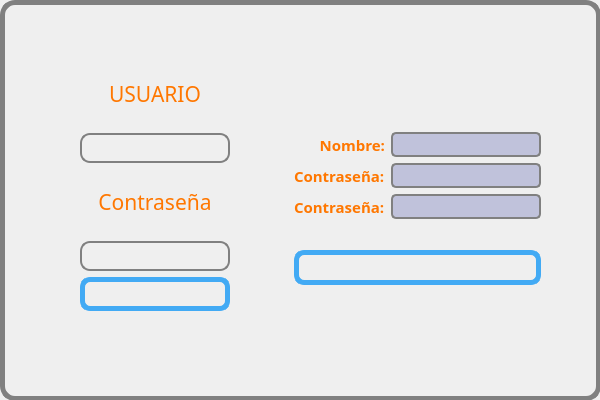
<?xml version="1.0" encoding="UTF-8"?>
<ui version="4.0">
 <class>usuario</class>
 <widget class="QWidget" name="usuario">
  <property name="enabled">
   <bool>true</bool>
  </property>
  <property name="geometry">
   <rect>
    <x>0</x>
    <y>0</y>
    <width>600</width>
    <height>400</height>
   </rect>
  </property>
  <property name="minimumSize">
   <size>
    <width>600</width>
    <height>400</height>
   </size>
  </property>
  <property name="maximumSize">
   <size>
    <width>600</width>
    <height>400</height>
   </size>
  </property>
  <property name="windowTitle">
   <string>Form</string>
  </property>
  <property name="accessibleDescription">
   <string/>
  </property>
  <property name="inputMethodHints">
   <set>Qt::ImhNone</set>
  </property>
  <widget class="QPushButton" name="salir">
   <property name="geometry">
    <rect>
     <x>567</x>
     <y>0</y>
     <width>34</width>
     <height>34</height>
    </rect>
   </property>
   <property name="font">
    <font>
     <family>Ravie</family>
     <pointsize>12</pointsize>
    </font>
   </property>
   <property name="styleSheet">
    <string notr="true">#salir
{
background-image: url(:/imagenes/cerrar1.png);
}

#salir:hover
{
background-image: url(:/imagenes/cerrar.png);

}</string>
   </property>
   <property name="text">
    <string/>
   </property>
   <property name="flat">
    <bool>true</bool>
   </property>
  </widget>
  <widget class="QWidget" name="layoutWidget">
   <property name="geometry">
    <rect>
     <x>80</x>
     <y>60</y>
     <width>461</width>
     <height>251</height>
    </rect>
   </property>
   <layout class="QHBoxLayout" name="horizontalLayout_2">
    <item>
     <layout class="QVBoxLayout" name="verticalLayout">
      <item>
       <widget class="QLabel" name="label">
        <property name="font">
         <font>
          <family>Showcard Gothic</family>
          <pointsize>16</pointsize>
         </font>
        </property>
        <property name="styleSheet">
         <string notr="true">#label{color: #ff7700;}
#label:hover{color:rgb(255, 255, 255);
}</string>
        </property>
        <property name="text">
         <string>USUARIO</string>
        </property>
        <property name="textFormat">
         <enum>Qt::PlainText</enum>
        </property>
        <property name="alignment">
         <set>Qt::AlignCenter</set>
        </property>
        <property name="margin">
         <number>2</number>
        </property>
       </widget>
      </item>
      <item>
       <widget class="QLineEdit" name="Nombreusuario">
        <property name="minimumSize">
         <size>
          <width>0</width>
          <height>30</height>
         </size>
        </property>
        <property name="styleSheet">
         <string notr="true">#Nombreusuario{
    border: 2px solid gray;
    border-radius: 10px;
    padding: 0 20px;
    background: transparent;
}

#Nombreusuario:hover{
	background : rgb(119, 212, 255);   
    border: 2px solid #c0c2db;
 
}

#Nombreusuario:selected{
	background : rgb(119, 212, 255);
}</string>
        </property>
        <property name="frame">
         <bool>false</bool>
        </property>
        <property name="alignment">
         <set>Qt::AlignCenter</set>
        </property>
        <property name="cursorMoveStyle">
         <enum>Qt::VisualMoveStyle</enum>
        </property>
       </widget>
      </item>
      <item>
       <widget class="QLabel" name="label_2">
        <property name="font">
         <font>
          <family>Showcard Gothic</family>
          <pointsize>16</pointsize>
         </font>
        </property>
        <property name="styleSheet">
         <string notr="true">#label_2{color: #ff7700;}
#label_2:hover{color:rgb(255, 255, 255);
}</string>
        </property>
        <property name="text">
         <string>Contraseña</string>
        </property>
        <property name="alignment">
         <set>Qt::AlignCenter</set>
        </property>
       </widget>
      </item>
      <item>
       <widget class="QLineEdit" name="contra">
        <property name="minimumSize">
         <size>
          <width>0</width>
          <height>30</height>
         </size>
        </property>
        <property name="styleSheet">
         <string notr="true">#contra{
    border: 2px solid gray;
    border-radius: 10px;
    padding: 0 20px;
    background: transparent;
}



#contra:hover{
	background : rgb(119, 212, 255);
    border: 2px #c0c2db
}</string>
        </property>
        <property name="inputMethodHints">
         <set>Qt::ImhHiddenText|Qt::ImhNoAutoUppercase|Qt::ImhNoPredictiveText|Qt::ImhSensitiveData</set>
        </property>
        <property name="frame">
         <bool>false</bool>
        </property>
        <property name="echoMode">
         <enum>QLineEdit::Password</enum>
        </property>
        <property name="alignment">
         <set>Qt::AlignCenter</set>
        </property>
       </widget>
      </item>
      <item>
       <widget class="QPushButton" name="login">
        <property name="minimumSize">
         <size>
          <width>135</width>
          <height>34</height>
         </size>
        </property>
        <property name="cursor">
         <cursorShape>PointingHandCursor</cursorShape>
        </property>
        <property name="mouseTracking">
         <bool>true</bool>
        </property>
        <property name="autoFillBackground">
         <bool>false</bool>
        </property>
        <property name="styleSheet">
         <string notr="true">#login{
background-image: url(:/imagenes/ingresar.png);
border:5px solid #42aaf4; border-radius: 10px;

}

#login:hover
{
 border:7px solid #5cfdff;
}</string>
        </property>
        <property name="inputMethodHints">
         <set>Qt::ImhNone</set>
        </property>
        <property name="text">
         <string/>
        </property>
        <property name="shortcut">
         <string notr="true"/>
        </property>
        <property name="flat">
         <bool>true</bool>
        </property>
       </widget>
      </item>
     </layout>
    </item>
    <item>
     <spacer name="horizontalSpacer_2">
      <property name="orientation">
       <enum>Qt::Horizontal</enum>
      </property>
      <property name="sizeHint" stdset="0">
       <size>
        <width>40</width>
        <height>20</height>
       </size>
      </property>
     </spacer>
    </item>
    <item>
     <layout class="QVBoxLayout" name="verticalLayout_5">
      <item>
       <spacer name="verticalSpacer">
        <property name="orientation">
         <enum>Qt::Vertical</enum>
        </property>
        <property name="sizeHint" stdset="0">
         <size>
          <width>20</width>
          <height>40</height>
         </size>
        </property>
       </spacer>
      </item>
      <item>
       <layout class="QVBoxLayout" name="verticalLayout_4">
        <item>
         <widget class="QLabel" name="label_3">
          <property name="minimumSize">
           <size>
            <width>0</width>
            <height>40</height>
           </size>
          </property>
          <property name="styleSheet">
           <string notr="true">background-image: url(:/imagenes/crea tu cuenta.png);
  border-radius: 15px;</string>
          </property>
          <property name="text">
           <string/>
          </property>
         </widget>
        </item>
        <item>
         <layout class="QHBoxLayout" name="horizontalLayout">
          <item>
           <layout class="QVBoxLayout" name="verticalLayout_2">
            <item>
             <widget class="QLabel" name="label_4">
              <property name="font">
               <font>
                <family>Source Code Pro</family>
                <pointsize>11</pointsize>
                <weight>75</weight>
                <bold>true</bold>
               </font>
              </property>
              <property name="styleSheet">
               <string notr="true">#label_4{color: #ff7700;}
#label_4:hover{color:rgb(255, 255, 255);
}</string>
              </property>
              <property name="text">
               <string>Nombre:</string>
              </property>
              <property name="alignment">
               <set>Qt::AlignRight|Qt::AlignTrailing|Qt::AlignVCenter</set>
              </property>
             </widget>
            </item>
            <item>
             <widget class="QLabel" name="label_5">
              <property name="font">
               <font>
                <family>Source Code Pro</family>
                <pointsize>11</pointsize>
                <weight>75</weight>
                <bold>true</bold>
               </font>
              </property>
              <property name="styleSheet">
               <string notr="true">#label_5{color: #ff7700;}
#label_5:hover{color:rgb(255, 255, 255);
}</string>
              </property>
              <property name="text">
               <string>Contraseña:</string>
              </property>
              <property name="alignment">
               <set>Qt::AlignLeading|Qt::AlignLeft|Qt::AlignVCenter</set>
              </property>
             </widget>
            </item>
            <item>
             <widget class="QLabel" name="label_6">
              <property name="font">
               <font>
                <family>Source Code Pro</family>
                <pointsize>11</pointsize>
                <weight>75</weight>
                <bold>true</bold>
               </font>
              </property>
              <property name="styleSheet">
               <string notr="true">#label_6{color: #ff7700;}
#label_6:hover{color:rgb(255, 255, 255);
}</string>
              </property>
              <property name="inputMethodHints">
               <set>Qt::ImhNone</set>
              </property>
              <property name="frameShape">
               <enum>QFrame::NoFrame</enum>
              </property>
              <property name="text">
               <string>Contraseña:</string>
              </property>
              <property name="alignment">
               <set>Qt::AlignLeading|Qt::AlignLeft|Qt::AlignVCenter</set>
              </property>
             </widget>
            </item>
           </layout>
          </item>
          <item>
           <layout class="QVBoxLayout" name="verticalLayout_3">
            <item>
             <widget class="QLineEdit" name="nickname">
              <property name="minimumSize">
               <size>
                <width>0</width>
                <height>25</height>
               </size>
              </property>
              <property name="styleSheet">
               <string notr="true">#nickname{
    border: 2px solid gray;
    border-radius: 5px;
    padding: 0 20px;
    background: #c0c2db;
}

#nickname:hover{
	background : rgb(119, 212, 255);
border: 2px #c0c2db;
}</string>
              </property>
              <property name="frame">
               <bool>false</bool>
              </property>
              <property name="alignment">
               <set>Qt::AlignCenter</set>
              </property>
             </widget>
            </item>
            <item>
             <widget class="QLineEdit" name="password">
              <property name="minimumSize">
               <size>
                <width>0</width>
                <height>25</height>
               </size>
              </property>
              <property name="styleSheet">
               <string notr="true">#password{
    border: 2px solid gray;
    border-radius: 5px;
    padding: 0 20px;
    background: #c0c2db;
}


#password:hover{
	background : rgb(119, 212, 255);
   border: 2px solid #c0c2db;
}</string>
              </property>
              <property name="frame">
               <bool>false</bool>
              </property>
              <property name="echoMode">
               <enum>QLineEdit::Password</enum>
              </property>
              <property name="alignment">
               <set>Qt::AlignCenter</set>
              </property>
             </widget>
            </item>
            <item>
             <widget class="QLineEdit" name="password2">
              <property name="minimumSize">
               <size>
                <width>0</width>
                <height>25</height>
               </size>
              </property>
              <property name="styleSheet">
               <string notr="true">#password2{
    border: 2px solid gray;
    border-radius: 5px;
    padding: 0 20px;
    background: #c0c2db;
}



#password2:hover{
	background : rgb(119, 212, 255);
    border: 2px #c0c2db;
}</string>
              </property>
              <property name="frame">
               <bool>false</bool>
              </property>
              <property name="echoMode">
               <enum>QLineEdit::Password</enum>
              </property>
              <property name="alignment">
               <set>Qt::AlignCenter</set>
              </property>
             </widget>
            </item>
           </layout>
          </item>
         </layout>
        </item>
       </layout>
      </item>
      <item>
       <spacer name="verticalSpacer_2">
        <property name="orientation">
         <enum>Qt::Vertical</enum>
        </property>
        <property name="sizeHint" stdset="0">
         <size>
          <width>20</width>
          <height>40</height>
         </size>
        </property>
       </spacer>
      </item>
      <item>
       <widget class="QPushButton" name="create">
        <property name="minimumSize">
         <size>
          <width>0</width>
          <height>35</height>
         </size>
        </property>
        <property name="styleSheet">
         <string notr="true">#create{

background-image: url(:/imagenes/crear.png);
border:5px solid #42aaf4; border-radius: 10px;

}

#create:hover
{
 border:7px solid #5cfdff;
}
</string>
        </property>
        <property name="text">
         <string/>
        </property>
        <property name="flat">
         <bool>true</bool>
        </property>
       </widget>
      </item>
      <item>
       <spacer name="verticalSpacer_3">
        <property name="orientation">
         <enum>Qt::Vertical</enum>
        </property>
        <property name="sizeHint" stdset="0">
         <size>
          <width>20</width>
          <height>40</height>
         </size>
        </property>
       </spacer>
      </item>
     </layout>
    </item>
   </layout>
  </widget>
  <widget class="QLabel" name="imagen">
   <property name="geometry">
    <rect>
     <x>0</x>
     <y>0</y>
     <width>601</width>
     <height>401</height>
    </rect>
   </property>
   <property name="minimumSize">
    <size>
     <width>0</width>
     <height>91</height>
    </size>
   </property>
   <property name="styleSheet">
    <string notr="true">#imagen
{
    border: 5px solid gray;
    border-radius: 15px;
}
#imagen:hover
{
 border:5px solid #42aaf4

}
#imagen:pressed{
 border-color: #5cfdff
}</string>
   </property>
   <property name="inputMethodHints">
    <set>Qt::ImhNoAutoUppercase</set>
   </property>
   <property name="text">
    <string/>
   </property>
   <property name="textFormat">
    <enum>Qt::RichText</enum>
   </property>
   <property name="scaledContents">
    <bool>false</bool>
   </property>
  </widget>
  <zorder>imagen</zorder>
  <zorder>salir</zorder>
  <zorder>layoutWidget</zorder>
 </widget>
 <resources/>
 <connections/>
</ui>
